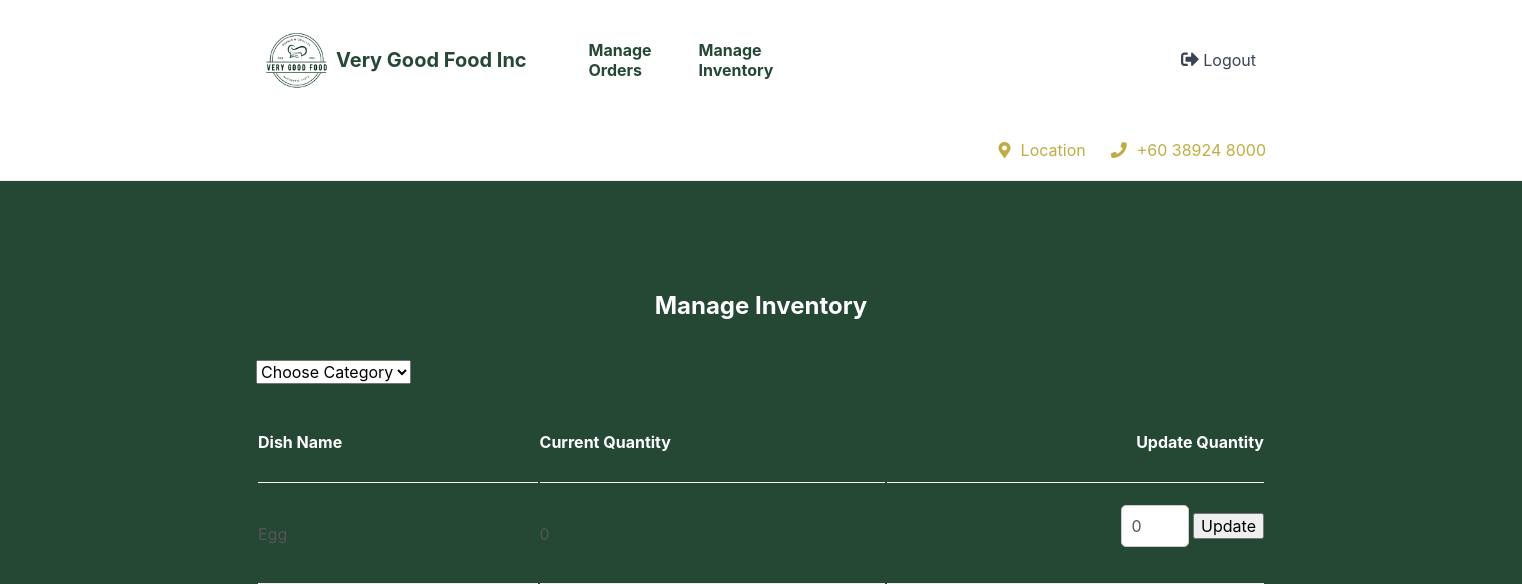
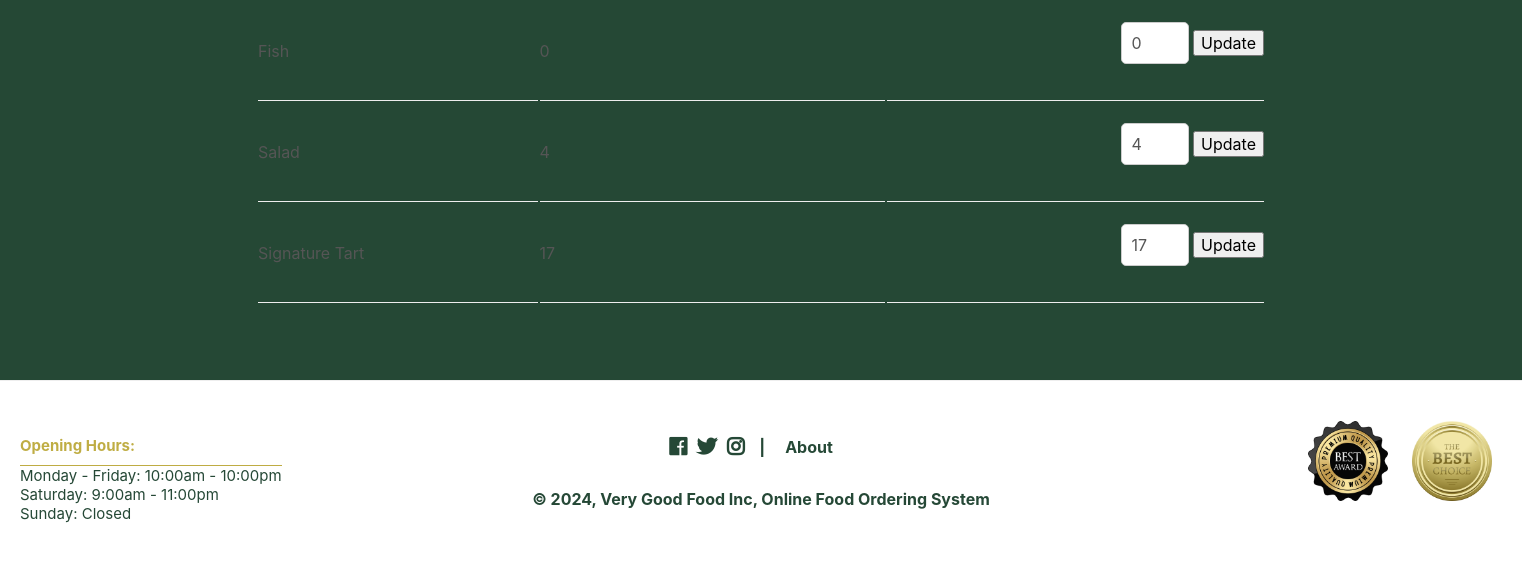
/index.php?page=managedishes (signed in), run on an earlier commit of the app's database (2 pictures, top to bottom).
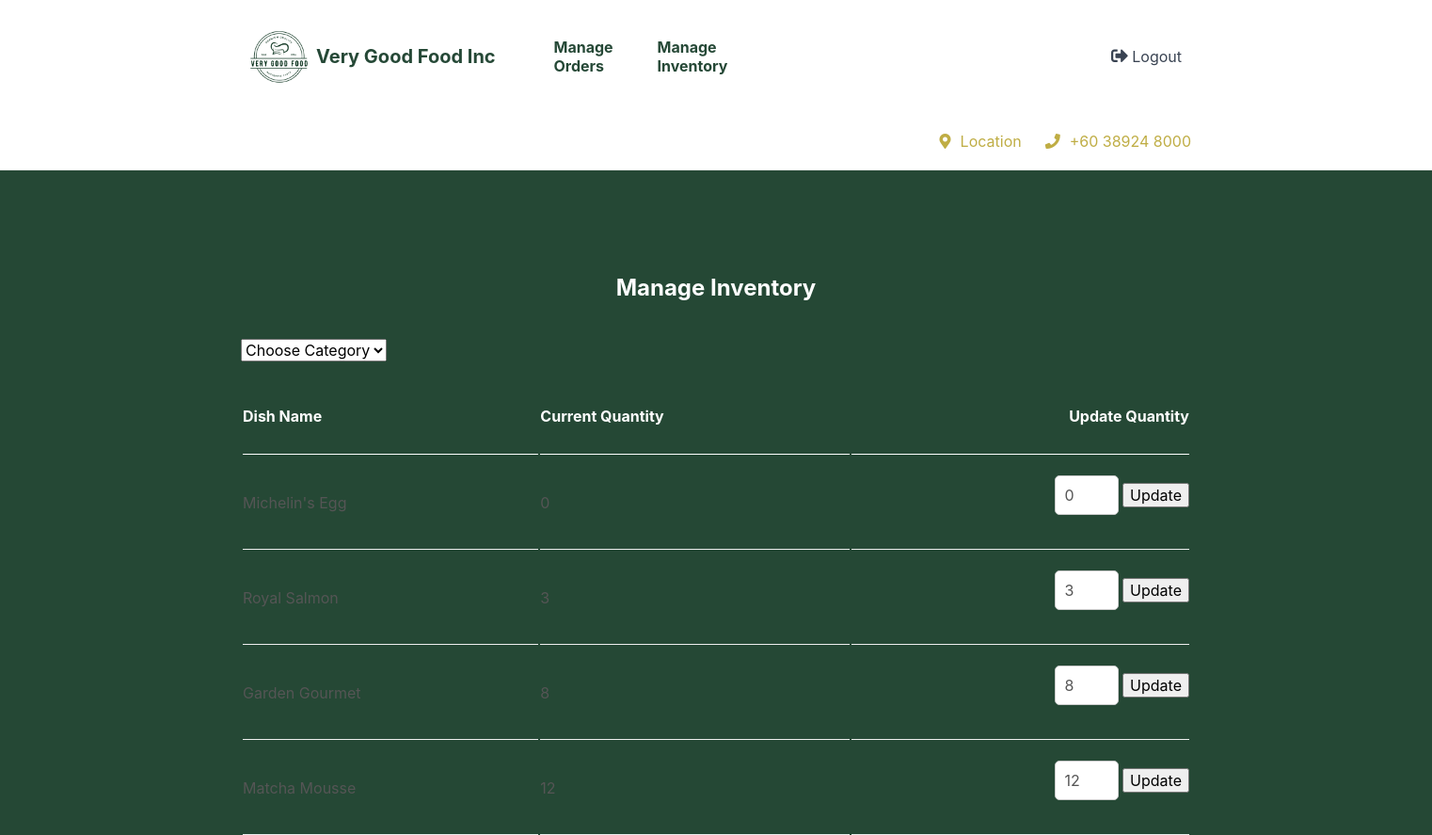
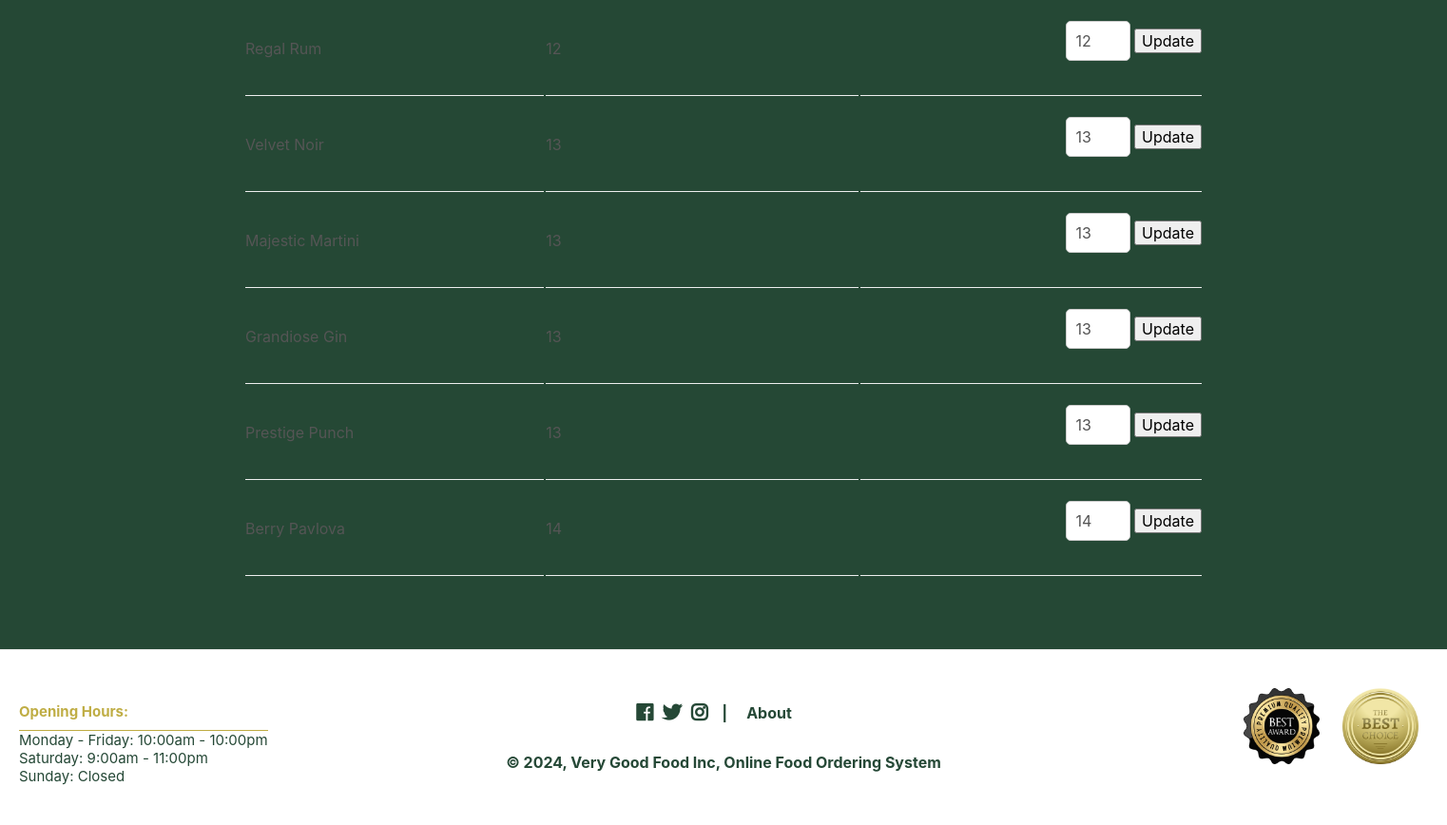
And on a later commit of the database (2 pictures, top to bottom).
### tables this page shows
CREATE TABLE `dishes` (
  `id` int(11) NOT NULL,
  `name` varchar(200) NOT NULL,
  `description` text NOT NULL,
  `price` decimal(7,2) NOT NULL,
  `quantity` int(11) NOT NULL,
  `img` text NOT NULL,
  `category_id` int(11) NOT NULL
);

### managedishes.php (the view, shortened to what this page needs)
<?php
$num_dishes_on_page = 10;
$current_page = isset($_GET['p']) && is_numeric($_GET['p']) ? (int)$_GET['p'] : 1;
$selected_category = isset($_GET['category_id']) ? $_GET['category_id'] : false;
if ($selected_category) {
    $stmt = $pdo->prepare('SELECT id, name, quantity FROM dishes WHERE category_id = :category_id LIMIT :current_page, :record_per_page');
    $stmt->bindValue(':category_id', $_GET['category_id'], PDO::PARAM_STR);
    $stmt->bindValue(':current_page', ($current_page - 1) * $num_dishes_on_page, PDO::PARAM_INT);
    $stmt->bindValue(':record_per_page', $num_dishes_on_page, PDO::PARAM_INT);
    $stmt->execute();
    $dishes = $stmt->fetchAll(PDO::FETCH_ASSOC);
    if (!$dishes) {
        error_page('Dishes not found', 'No dishes loaded');
        error_log('Cannot get dishes from database.');
        exit();
    }
}
else {
    $stmt = $pdo->prepare('SELECT id, name, quantity FROM dishes ORDER BY quantity LIMIT :current_page, :record_per_page');
    $stmt->bindValue(':current_page', ($current_page - 1) * $num_dishes_on_page, PDO::PARAM_INT);
    $stmt->bindValue(':record_per_page', $num_dishes_on_page, PDO::PARAM_INT);
    $stmt->execute();
    $dishes = $stmt->fetchAll(PDO::FETCH_ASSOC);
}
?>
<?=template_header('Manage Inventory')?>
<div class="cart content-wrapper">
    <h1>Manage Inventory</h1>
    <form method="get" action="index.php?page=managedishes">
        <select name="category_id" onchange="this.form.submit()">
            <option value="">Choose Category</option>
        </select>
    </form>
    <table>
            <thead>
                <tr>
                    <td>Dish Name</td>
                    <td>Current Quantity</td>
                    <td>Update Quantity</td>
                </tr>
            </thead>
            <tbody>
                <?php foreach ($dishes as $dish): ?>
                <tr>
                    <td><?=$dish['name']?></td>
                    <td><?=$dish['quantity']?></td>
                    <td>
                        <form method="post" action="index.php?page=managedishes">
                            <input type="number" name="update_quantity" value="<?=$dish['quantity']?>" min="0" placeholder="New Qty" required>
                            <input type="submit" value="Update">
                        </form>
                    </td>
                </tr>
                <?php endforeach; ?>
            </tbody>
        </table>
    <div class="buttons">
    </div>
</div>
<?=template_footer()?>

### functions.php (shortened to what this page needs)
<?php
function template_header($title) {
$num_items_in_cart = isset($_SESSION['cart']) ? ($_SESSION['cart']['num_items_in_cart']) : 0;
$name = isset($_SESSION['username']) ? (htmlspecialchars($_SESSION['username'], ENT_QUOTES)) : "";
$greeting = isset($_SESSION['loggedin']) && ($_SESSION['role'] == 'customer') ? "<h2>Hi $name, what are you craving?</h2>" : "";
$home = isset($_SESSION['loggedin']) && ($_SESSION['role'] == 'customer') ? "<a href=\"index.php\">Menu</a>" : "";
$products = isset($_SESSION['loggedin']) && ($_SESSION['role'] == 'customer') ? "<a href=\"index.php?page=products\">Items</a>" : "";
$profile = isset($_SESSION['loggedin']) && ($_SESSION['role'] == 'customer') ? "<a href=\"index.php?page=profile\">Profile</a>" : "";
$orders = isset($_SESSION['loggedin']) && ($_SESSION['role'] == 'customer') ? "<a href=\"index.php?page=orders\">Orders</a>" : "";
$register = isset($_SESSION['loggedin']) ? "" : "<a href=\"register.php\">Register</a>";
$login = isset($_SESSION['loggedin']) ? "" : "<a href=\"login.php\">Login</a>";
$logout = isset($_SESSION['loggedin']) ? "<a href=\"logout.php\"><i class=\"fas fa-sign-out-alt\"></i> Logout</a>" : "";
$cart = isset($_SESSION['loggedin']) && ($_SESSION['role'] == 'customer') ? "<a href=\"index.php?page=cart\"><i class=\"fas fa-shopping-cart\"></i><span>$num_items_in_cart</span></a>" : "";
$manageorders = isset($_SESSION['loggedin']) && ($_SESSION['role'] == 'employee') ? "<a href=\"index.php?page=manageorders\">Manage Orders</a>" : "";
$managedishes = isset($_SESSION['loggedin']) && ($_SESSION['role'] == 'employee') ? "<a href=\"index.php?page=managedishes\">Manage Inventory</a>" : "";
echo <<<EOT
<!DOCTYPE html>
<html>
	<head>
		<meta charset="utf-8">
		<title>$title</title>
		<link href="style.css" rel="stylesheet" type="text/css">
		<link rel="stylesheet" href="https://use.fontawesome.com/releases/v5.7.1/css/all.css">
        <script src="main.js" defer></script>
    </head>
	<body>
        <header>
            <div class="content-wrapper">
                <img src="imgs/logo.png" alt="Logo" style="height: 80px;">
                <h1>Very Good Food Inc</h1>
                <nav>
                    $home
                    $products
                    $profile
                    $orders
                    $login
                    $register
                    $manageorders
                    $managedishes
                </nav>
                <div class="link-icons">$cart</div>
                <div class="link-icons">$logout</div>
            </div>
            <div class="content-wrapper">
                <div class="greeting">
                    $greeting
                </div>
                <a href="https://www.google.com/maps/place/2%C2%B056'37.7%22N+101%C2%B052'24.2%22E/@2.9438054,101.8708251,17z/data=!3m1!4b1!4m4!3m3!8m2!3d2.9438!4d101.8734?hl=en&entry=ttu" class="location-link" id="locationLink" target="_blank"><i class="fas fa-map-marker-alt"></i>Location</a>
                <a href="" class="phone-link"><i class="fas fa-phone"></i>+60 38924 8000</a>
            </div>
        </header>
        <main>
EOT;
}
function template_footer() {
$about = "<a href=\"about.php\">About</a>";
$year = date('Y');
echo <<<EOT
        </main>
        <footer>
            <div class="content-wrapper">
                <nav>
                    <div class="social-icons">
                        <i class="fab fa-facebook"></i>
                        <i class="fab fa-twitter"></i>
                        <i class="fab fa-instagram"></i>
                    </div>
                    <p>|</p>
                    $about
                </nav>
                <p>&copy; $year, Very Good Food Inc, Online Food Ordering System</p>
            </div>
            <div class="opening-hours-container">
                <div class="opening-hours">
                    <h3>Opening Hours:</h3>
                    <p>Monday - Friday: 10:00am - 10:00pm</p>
                    <p>Saturday: 9:00am - 11:00pm</p>
                    <p>Sunday: Closed</p>
                </div>
                <div class="awards">
                    <div class="award-images">
                    <img src="imgs/bestaward.png" alt="Best Award" style="height: 80px";>
                    <img src="imgs/bestchoice.png" alt="Best Choice" style="height: 80px";>
                    </div>
                </div>
            </div>
        </footer>
    </body>
</html>
EOT;
}
template_footer();
?>

### index.php (shortened to what this page needs)
<?php
include 'functions.php';
if ($_SESSION['role'] == 'customer') {
    $page = isset($_GET['page']) && file_exists($_GET['page'] . '.php') ? $_GET['page'] : 'home';
    include $page . '.php';
}
elseif ($_SESSION['role'] == 'employee') {
    $page = isset($_GET['page']) && file_exists($_GET['page'] . '.php') ? $_GET['page'] : 'manageorders';
    include $page . '.php';
}
?>

### style.css (style rules this page uses)
* { box-sizing: border-box; font-family: -apple-system, BlinkMacSystemFont, "segoe ui", roboto, oxygen, ubuntu, cantarell, "fira sans", "droid sans", "helvetica neue", Arial, sans-serif; font-size: 16px; -webkit-font-smoothing: antialiased; -moz-osx-font-smoothing: grayscale; }
html { height: 100%; }
body { position: relative; min-height: 100%; color: #555555; background-color: #062e19df; margin: 0; padding-bottom: 150px; }
h1, h2, h3, h4, h5 { color: #394352; }
.content-wrapper { width: 1050px; margin: 0 auto; }
header { border-bottom: 1px solid #EEEEEE; background-color: white; }
header .content-wrapper { display: flex; }
header h1 { display: flex; flex-grow: 1; flex-basis: 0; font-size: 20px; margin: 0; padding: 24px 0; color: #062e19df; }
header nav { display: flex; flex-grow: 1; flex-basis: 0; justify-content: center; align-items: center; }
header nav a { text-decoration: none; color: #062e19df; font-weight: bold; padding: 10px 10px; margin: 0 10px; }
header .link-icons { display: flex; flex-grow: 1; flex-basis: 0; justify-content: flex-end; align-items: center; position: relative; }
header .link-icons a { text-decoration: none; color: #394352; padding: 0 10px; }
header .link-icons a i { font-size: 18px; }
.location-link { color: #b6a129df; text-decoration: none; margin-right: 25px; }
.location-link i { color:#b6a129df; margin-right: 10px; }
.phone-link { color: #b6a129df; text-decoration: none; }
.phone-link i { color:#b6a129df; margin-right: 10px; }
main .cart h1 { display: block; font-weight: normal; margin: 0; padding: 40px 0; font-size: 24px; font-weight: bold; text-align: center; width: 100%; color: white; }
main .cart table { width: 100%; }
main .cart table thead td { padding: 30px 0; border-bottom: 1px solid #ffffff; color: white; font-weight: bold; }
main .cart table thead td:last-child { text-align: right; }
main .cart table tbody td { padding: 20px 0; border-bottom: 1px solid #EEEEEE; }
main .cart table tbody td:last-child { text-align: right; }
main .cart table input[type="number"] { width: 68px; padding: 10px; border: 1px solid #ccc; color: #555555; border-radius: 5px; }
main .cart .buttons { text-align: right; padding-bottom: 40px; }
footer { position: absolute; bottom: 0; width: 100%; text-align: center; background-color: #fff; border-top: 1px solid #EEEEEE; color: #062e19df; font-weight: bold; padding: 20px 0; }
footer .content-wrapper { max-width: 1050px; margin: 0 auto; }
footer nav { display: flex; justify-content: center; align-items: center; }
footer nav a { text-decoration: none; color: #062e19df; font-weight: bold; padding: 10px 10px; margin: 0 10px; }
footer .social-icons { display: flex; align-items: center; margin-right: 15px; }
footer .social-icons i { font-size: 20px; margin-right: 10px; }
footer .social-icons i:last-child { margin-right: 0; }
.opening-hours-container { position: absolute; left: 20px; top: 40px; display: flex; align-items: flex-start; }
.opening-hours { color: #b6a129df; font-weight: bold; padding: 5px 0; }
.opening-hours h3 { color: #b6a129df; font-weight: bold; margin: 0; padding: 10px 0; font-size: 15px; text-align: left; width: auto; border-bottom: 1px solid #b6a129df; }
.opening-hours p { font-weight: normal; color: #062e19df; margin: 0 auto; font-size: 15px; text-align: left; width: auto; }
.awards { position: absolute; top: 0; left: 1230px; display: flex; flex-direction: column; align-items: flex-end; width: 100%; }
.award-images img { margin-right: 20px; }
.content-wrapper { margin: 0 auto; padding: 20px; justify-content: center; align-items: center; }
.cart { margin: 50px auto; }

What changed in the data, as far as the page shows it:
no longer on this page (row edited): dishes: name "Signature Tart", quantity "17", update_quantity "17"
changed dishes: name "Egg" → "Michelin's Egg"
changed dishes: name "Fish" → "Royal Salmon"; quantity "0" → "3"; update_quantity "0" → "3"
changed dishes: name "Salad" → "Garden Gourmet"; quantity "4" → "8"; update_quantity "4" → "8"
added dishes: name "Matcha Mousse", quantity "12", update_quantity "12"
added dishes: name "Regal Rum", quantity "12", update_quantity "12"
added dishes: name "Velvet Noir", quantity "13", update_quantity "13"
added dishes: name "Majestic Martini", quantity "13", update_quantity "13"
added dishes: name "Grandiose Gin", quantity "13", update_quantity "13"
added dishes: name "Prestige Punch", quantity "13", update_quantity "13"
added dishes: name "Berry Pavlova", quantity "14", update_quantity "14"
